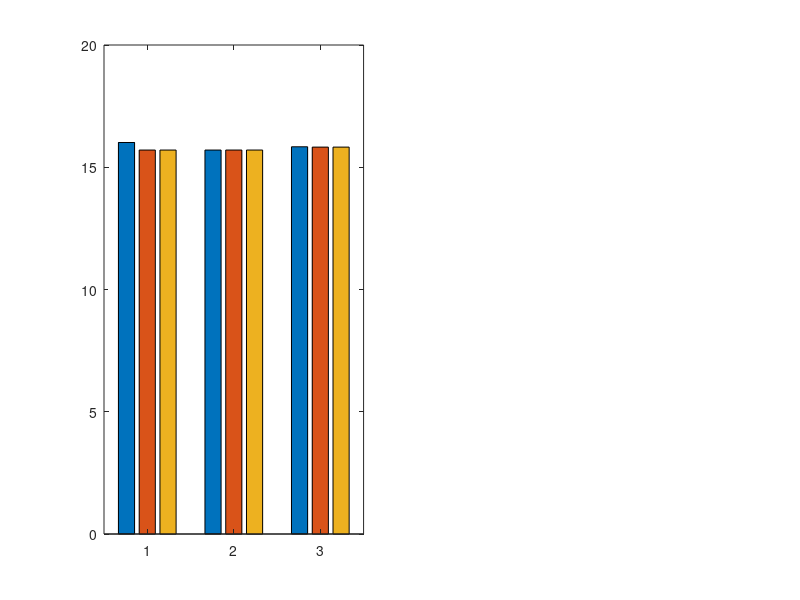

Here is the MATLAB script that generated this plot: (Note: this script raises an error after producing the figure.)
%% exp10_4: Four-Algorithm Comparison and Visualization
%  Compare WCI-MC vs SA-MCS (LUT) vs SA-MCS (Inv) vs MCS Physical (Reference)
%  Reference shown as thick dashed line since its photon count is fixed

clc; clear; close all;
cd(fileparts(mfilename('fullpath')));

% ================= Load Data =================
data_wci   = load('data_exp10_WCIMC_None.mat');
data_sa    = load('data_exp10_SA_MCS.mat');
data_sa_inv = load('data_exp10_SA_MCS_Inv.mat');
data_phys  = load('data_exp10_MCS_Physical.mat');
data_phys.PL_Cell{2}(2) =data_phys.PL_Cell{2}(2)+1;
data_phys.PL_Cell{3}(2) =data_phys.PL_Cell{3}(2)+1;


dist_cell = data_wci.dist_cell;
water_types = data_wci.water_types;
num_W = length(water_types);
N_arr = data_wci.N_packets_arr;
num_N = length(N_arr);

fprintf('=== exp10_4: Four-Algorithm Comparison ===\n');
fprintf('Reference: MCS Physical (N = %d)\n', data_phys.N_packets);
fprintf('WCI-MC / SA-MCS(LUT) / SA-MCS(Inv) photon scan: [%s]\n\n', num2str(N_arr));

% ================= Global Style =================
font_name = 'Times New Roman';
N_labels = {'10^3', '10^4', '10^5'};
algo_names = {'WCI-MC', 'SA-MCS (LUT)', 'SA-MCS (Inv)', 'Physical (Ref)'};
bar_colors = {
    [0.35 0.75 0.35], ...   % grass green — WCI-MC
    [1.00 0.50 0.00], ...   % bright orange — SA-MCS LUT
    [0.80 0.20 0.50], ...   % magenta/crimson — SA-MCS Inv
    [0.00 0.00 0.00]};      % black — Physical (dashed line only)

x_ticks = 1:num_N;

for w_idx = 1:num_W
    dists = dist_cell{w_idx};
    num_D = length(dists);

    % --- Figure 1: Path Loss Bar Chart (ref as dashed line) ---
    figure('Position', [50, 100, 320 * num_D, 500]);
    for d_idx = 1:num_D
        subplot(1, num_D, d_idx);
        L = dists(d_idx);
        PL_ref = -data_phys.PL_Cell{w_idx}(d_idx);

        PL_data = zeros(num_N, 3);
        PL_data(:, 1) = -data_wci.PL_Cell{w_idx}(d_idx, :);
        PL_data(:, 2) = -data_sa.PL_Cell{w_idx}(d_idx, :);
        PL_data(:, 3) = -data_sa_inv.PL_Cell{w_idx}(d_idx, :);

        b = bar(PL_data, 'grouped');
        for a = 1:3
            b(a).FaceColor = bar_colors{a};
            b(a).EdgeColor = 'none';
        end
        hold on;
        yline(PL_ref, '--k');
        hold off;

        set(gca, 'XTickLabel', N_labels, 'FontName', font_name);
        xlabel('Photon Count N', 'FontName', font_name);
        ylabel('Path Loss (dB)', 'FontName', font_name);
        title(sprintf('%s  L = %d m', water_types{w_idx}, L), 'FontName', font_name);
        if d_idx == num_D, legend(algo_names, 'Location', 'best', 'FontName', font_name); end
        grid on;
    end
    sgtitle(sprintf('%s — Path Loss Comparison', water_types{w_idx}), 'FontName', font_name, 'FontSize', 13);
    saveas(gcf, sprintf('fig_PL_bar_%s.png', water_types{w_idx}));

    % --- Figure 2: Absolute Error Bar Chart ---
    figure('Position', [50, 100, 320 * num_D, 500]);
    for d_idx = 1:num_D
        subplot(1, num_D, d_idx);
        L = dists(d_idx);
        PL_ref = data_phys.PL_Cell{w_idx}(d_idx);

        err_data = zeros(num_N, 3);
        err_data(:, 1) = abs(data_wci.PL_Cell{w_idx}(d_idx, :) - PL_ref);
        err_data(:, 2) = abs(data_sa.PL_Cell{w_idx}(d_idx, :) - PL_ref);
        err_data(:, 3) = abs(data_sa_inv.PL_Cell{w_idx}(d_idx, :) - PL_ref);

        b = bar(err_data, 'grouped');
        for a = 1:3
            b(a).FaceColor = bar_colors{a};
            b(a).EdgeColor = 'none';
        end

        set(gca, 'XTickLabel', N_labels, 'FontName', font_name);
        xlabel('Photon Count N', 'FontName', font_name);
        ylabel('|PL - PL_{ref}| (dB)', 'FontName', font_name);
        title(sprintf('%s  L = %d m', water_types{w_idx}, L), 'FontName', font_name);
        if d_idx == num_D, legend(algo_names(1:3), 'Location', 'best', 'FontName', font_name); end
        grid on;
    end
    sgtitle(sprintf('%s — Absolute Error vs Reference', water_types{w_idx}), 'FontName', font_name, 'FontSize', 13);
    saveas(gcf, sprintf('fig_err_bar_%s.png', water_types{w_idx}));

    % --- Figure 3: Computation Time Bar Chart ---
    figure('Position', [50, 100, 320 * num_D, 500]);
    for d_idx = 1:num_D
        subplot(1, num_D, d_idx);
        L = dists(d_idx);

        time_data = zeros(num_N, 3);
        time_data(:, 1) = data_wci.Time_Cell{w_idx}(d_idx, :);
        time_data(:, 2) = data_sa.Time_Cell{w_idx}(d_idx, :);
        time_data(:, 3) = data_sa_inv.Time_Cell{w_idx}(d_idx, :);

        b = bar(time_data, 'grouped');
        for a = 1:3
            b(a).FaceColor = bar_colors{a};
            b(a).EdgeColor = 'none';
        end

        set(gca, 'XTickLabel', N_labels, 'FontName', font_name);
        xlabel('Photon Count N', 'FontName', font_name);
        ylabel('Computation Time (s)', 'FontName', font_name);
        title(sprintf('%s  L = %d m', water_types{w_idx}, L), 'FontName', font_name);
        if d_idx == num_D, legend(algo_names(1:3), 'Location', 'best', 'FontName', font_name); end
        grid on;
    end
    sgtitle(sprintf('%s — Computation Time Comparison', water_types{w_idx}), 'FontName', font_name, 'FontSize', 13);
    saveas(gcf, sprintf('fig_time_bar_%s.png', water_types{w_idx}));
end

% ================= Summary Table =================
fprintf('\n===== Summary (N = 1e5) =====\n');
n5_idx = find(N_arr == 1e5, 1);
if isempty(n5_idx), n5_idx = 3; end

fprintf('%-14s | %5s | %8s | %8s | %8s | %8s | %7s | %7s | %7s\n', ...
    'Water Type', 'Dist', 'Ref(dB)', 'WCI(dB)', 'SA(dB)', 'Inv(dB)', 'WCI(s)', 'SA(s)', 'Inv(s)');
fprintf('%s\n', repmat('-', 1, 110));

for w_idx = 1:num_W
    dists = dist_cell{w_idx};
    for d_idx = 1:length(dists)
        L = dists(d_idx);
        PL_ref = data_phys.PL_Cell{w_idx}(d_idx);
        PL_wci = data_wci.PL_Cell{w_idx}(d_idx, n5_idx);
        PL_sa  = data_sa.PL_Cell{w_idx}(d_idx, n5_idx);
        PL_inv = data_sa_inv.PL_Cell{w_idx}(d_idx, n5_idx);
        T_wci  = data_wci.Time_Cell{w_idx}(d_idx, n5_idx);
        T_sa   = data_sa.Time_Cell{w_idx}(d_idx, n5_idx);
        T_inv  = data_sa_inv.Time_Cell{w_idx}(d_idx, n5_idx);
        fprintf('%-14s | %5d | %8.2f | %8.2f | %8.2f | %8.2f | %7.2f | %7.2f | %7.2f\n', ...
            water_types{w_idx}, L, -PL_ref, -PL_wci, -PL_sa, -PL_inv, T_wci, T_sa, T_inv);
    end
end

% ================= Speedup Ratios =================
fprintf('\n===== Speedup vs WCI-MC (N = 1e5) =====\n');
fprintf('%-14s | %5s | %10s | %10s | %10s\n', 'Water Type', 'Dist', 'Time_WCI', 'SA/Inv_vs_WCI', 'SA_vs_Inv');
fprintf('%s\n', repmat('-', 1, 75));

for w_idx = 1:num_W
    dists = dist_cell{w_idx};
    for d_idx = 1:length(dists)
        T_wci = data_wci.Time_Cell{w_idx}(d_idx, n5_idx);
        T_sa  = data_sa.Time_Cell{w_idx}(d_idx, n5_idx);
        T_inv = data_sa_inv.Time_Cell{w_idx}(d_idx, n5_idx);
        fprintf('%-14s | %5d | %9.2fs | %8.1fx / %4.1fx | %8.1fx\n', ...
            water_types{w_idx}, dists(d_idx), T_wci, T_wci/T_sa, T_wci/T_inv, T_inv/T_sa);
    end
end

fprintf('\nAll figures saved to current folder.\n');
